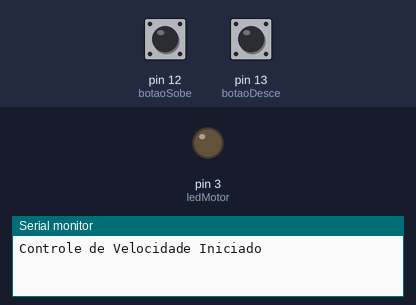
Bench run of a sketch on a simulated Arduino Uno, built with avr-gcc and run on an emulated ATmega328P. Shown: output pins drawn as LEDs (lit = HIGH), the last lines printed to the serial monitor. The inputs (shaded band) are chosen by the test bench; at power-on: pin 12 (botaoSobe) HIGH, pin 13 (botaoDesce) HIGH.

Above: at 1.2 s.
1.3 s: pin 12 (botaoSobe) pulled LOW for 1 s
At 2.4 s:
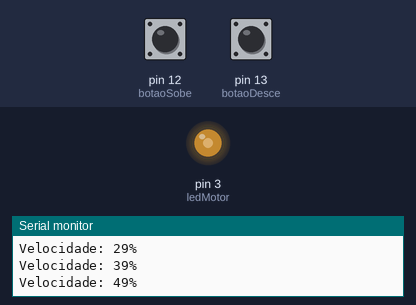
3.8 s: pin 12 (botaoSobe) pulled LOW for 0.15 s
At 4.9 s:
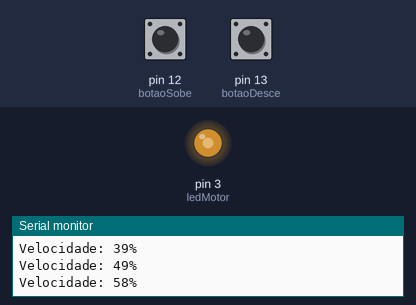
5.4 s: pin 12 (botaoSobe) pulled LOW for 3.2 s
At 6.8 s:
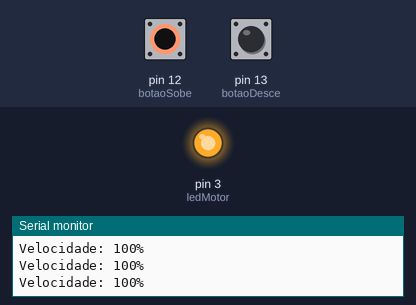
10.1 s: pin 13 (botaoDesce) pulled LOW for 3.2 s
At 10.6 s:
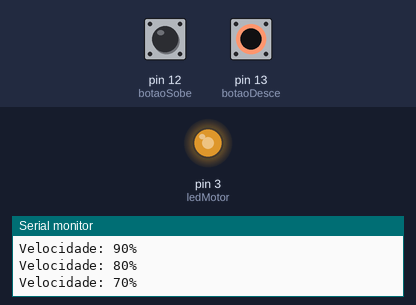
Timing chart, 0 to 13.6 s (numbered marks = the images above; inputs shaded):
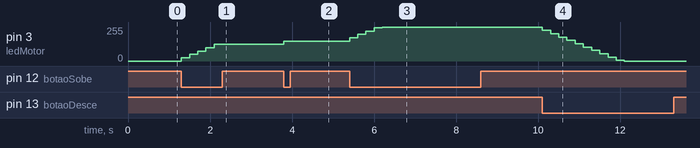

Measured:
- after the input at 1.3 s, pin 3 (ledMotor): moves from 0/255 to 125/255 over 0.80 s, starting at once
- after the input at 3.8 s, pin 3 (ledMotor): 125/255 → 150/255 at once
- after the input at 5.4 s, pin 3 (ledMotor): moves from 150/255 to 255/255 over 0.80 s, starting at once
- after the input at 10.1 s, pin 3 (ledMotor): moves from 255/255 to 0/255 over 2.0 s, starting at once

The sketch:

Ex28.ino
```cpp
const int botaoSobe = 12;
const int botaoDesce = 13;
const int ledMotor = 3;
int velocidade = 0;
const int passo = 25;

void setup() {
  pinMode(botaoSobe, INPUT_PULLUP);
  pinMode(botaoDesce, INPUT_PULLUP);
  pinMode(ledMotor, OUTPUT);

  Serial.begin(9600);
  Serial.println("Controle de Velocidade Iniciado");
}

void loop() {

  if (digitalRead(botaoSobe) == LOW) {
    velocidade = velocidade + passo;


    if (velocidade > 255) velocidade = 255;

    atualizarMotor();
    delay(200);
  }


  if (digitalRead(botaoDesce) == LOW) {
    velocidade = velocidade - passo;


    if (velocidade < 0) velocidade = 0;

    atualizarMotor();
    delay(200);
  }
}
void atualizarMotor() {
  analogWrite(ledMotor, velocidade);

  int porcentagem = map(velocidade, 0, 255, 0, 100);

  Serial.print("Velocidade: ");
  Serial.print(porcentagem);
  Serial.println("%");
}
```
